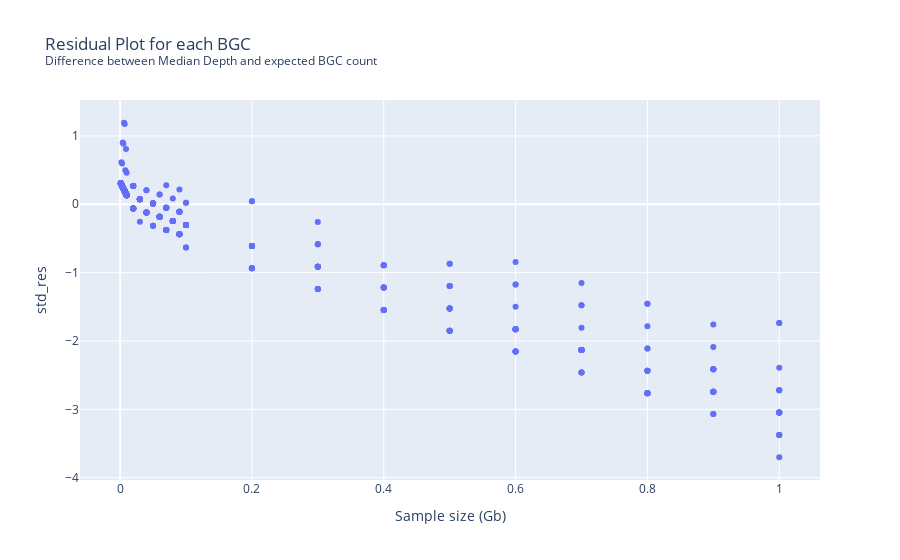

The cell this chart's notebook holds for it:
### Code cell
px.scatter(df_summary, x="readsGB",y="std_res",
            labels={"std_err": "Standardized Residuals", "readsGB": "Sample size (Gb)"},
            title="Residual Plot for each BGC<br><sup>Difference between Median Depth and expected BGC count<sup>"
          )

### Figure 1 — Plotly figure (JSON) as saved in the notebook; plotly's stock layout.template omitted (floating-point values rounded to 4 significant figures; data arrays with more than 128 entries replaced by an {"elided": "..."} marker saying what was removed)
{"data": [{"hovertemplate": "Sample size (Gb)=%{x}<br>std_res=%{y}<extra></extra>", "legendgroup": "", "marker": {"color": "#636efa", "symbol": "circle"}, "mode": "markers", "name": "", "orientation": "v", "showlegend": false, "type": "scatter", "x": {"elided": "447 float values"}, "xaxis": "x", "y": {"elided": "447 float values"}, "yaxis": "y"}], "layout": {"legend": {"tracegroupgap": 0}, "title": {"text": "Residual Plot for each BGC<br><sup>Difference between Median Depth and expected BGC count<sup>"}, "xaxis": {"anchor": "y", "domain": [0, 1], "title": {"text": "Sample size (Gb)"}}, "yaxis": {"anchor": "x", "domain": [0, 1], "title": {"text": "std_res"}}}}
